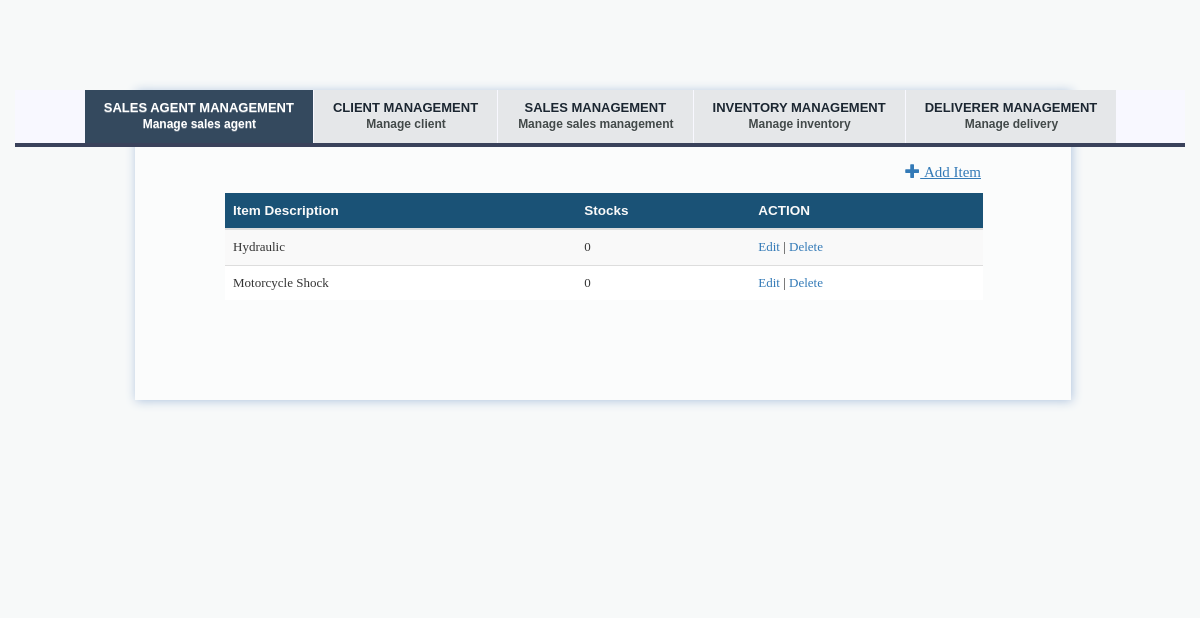
The app's page /index.php/knoxville/viewItems, older data.
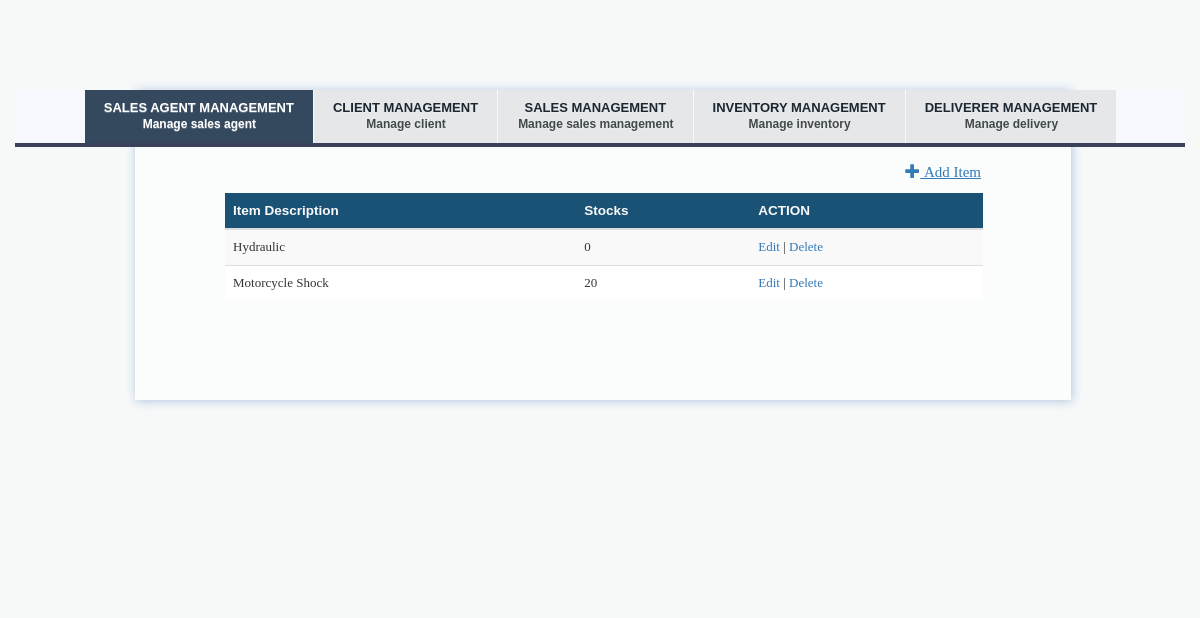
The same page, newer data.
### tables this page shows
CREATE TABLE `item` (
  `itemID` int(11) NOT NULL,
  `item_desc` varchar(30) NOT NULL,
  `stocks` int(11) NOT NULL DEFAULT '0'
);

### application/controllers/knoxville.php (called while the page is built, shortened)
<?php
class Knoxville extends CI_Controller {
    public function __construct(){
        $this->load->model('client_model','Client');
        $this->load->model('sales_agent_model','SalesAgent');
		$this->load->model('order_model','Order');
		$this->load->model('item_model','Item');
		$this->load->model('transaction_model','Transaction');
		$this->load->model('deliverer_model','Deliverer');
		$this->load->model('shipment_model','Shipment');
    }
    public function viewItems(){
        $result_array = $this->Item->read();
        $data['item'] = $result_array;
		$header_data['title'] = "View Inventory";
		$this->load->view('include/header',$header_data);
        $this->load->view('item_view',$data);
    }
}

### index.php (called while the page is built, shortened)
<?php
require_once BASEPATH.'core/CodeIgniter.php';

### application/models/item_model.php (called while the page is built, shortened)
<?php
class Item_model extends CI_Model {
    private $table = 'item';
    function read($condition=null){
        $this->db->select('*');
        $this->db->from($this->table);
        $query = $this->db->get();
        if($query->num_rows()>0)
            return $query->result_array();
        else
            return false;
    }
}
?>

### application/views/item_view.php (the view)
<!DOCTYPE html>
<div class="tab-content">
	<a href="<?php echo base_url('knoxville/addItem')?>" class="addLink"><span class="glyphicon glyphicon-plus"> </span>&nbsp;Add Item</a>
        <div class="table-responsive table">
            <table class="table table-striped">
                <thead>
                    <tr id="trHead">
						<th>Item Description</th>
						<th>Stocks</th>
						<th>ACTION</th>
					</tr>
				</thead>
			<tbody>
				<?php
					foreach($item as $c){
						echo "<tr><td>".$c['item_desc']."</td><td>".$c['stocks']
						.'</td><td><a href="'.base_url('knoxville/updateItem/'.$c['itemID']).'">Edit</a> | <a href="'.base_url('knoxville/delItem/'.$c['itemID']).'">Delete</a></td></tr>';
					}
				?>
			</tbody>
		</table>
    </div>
</div>
</div>
</div>
</body>
</html>

Row changes from the older to the newer data that the page shows:
changed item "Motorcycle Shock": stocks "0" → "20"
